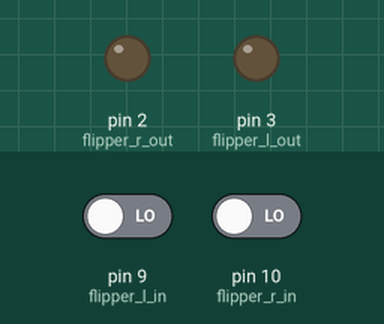
The sketch below on a simulated Arduino Mega 2560, built with avr-gcc and run on an emulated ATmega2560. Parts: output pins drawn as LEDs (lit = HIGH). Inputs (shaded band) come from the test bench; at power-on: pin 9 (flipper_l_in) LOW, pin 10 (flipper_r_in) LOW. Storage starts empty; the audio player accepts every command and is not drawn.

Above: at 1.2 s.
1.3 s: pin 9 (flipper_l_in) driven HIGH
At 2.2 s:
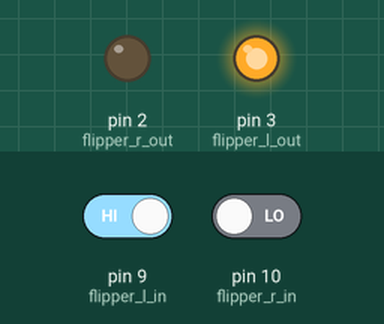
2.8 s: pin 10 (flipper_r_in) driven HIGH
At 3.3 s:
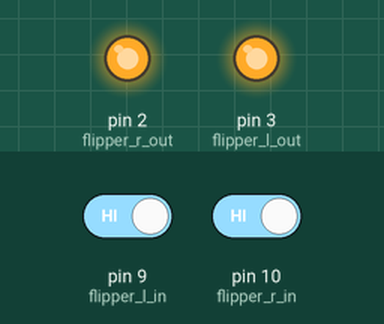
4.3 s: pin 9 (flipper_l_in) driven LOW
At 5.5 s:
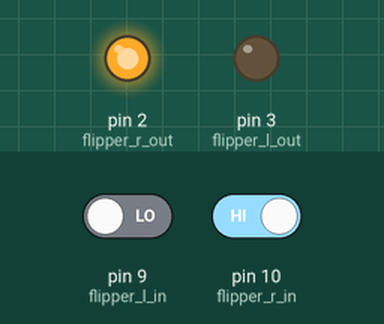
5.8 s: pin 10 (flipper_r_in) driven LOW
At 6.8 s:
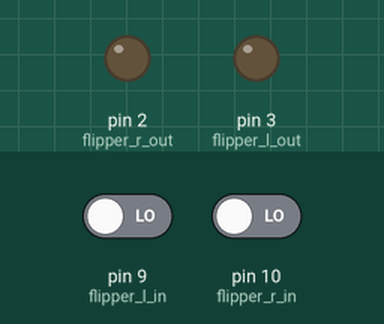
Timing chart, 0 to 8.3 s (numbered marks = the images above; inputs shaded):
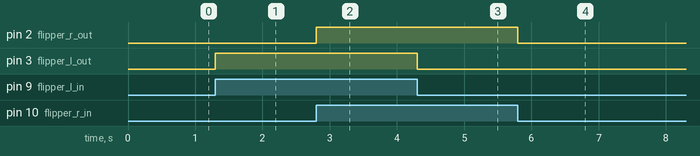

Measured:
- after the input at 1.3 s, pin 3 (flipper_l_out): LOW → HIGH at once
- after the input at 2.8 s, pin 2 (flipper_r_out): LOW → HIGH at once
- after the input at 4.3 s, pin 3 (flipper_l_out): HIGH → LOW at once
- after the input at 5.8 s, pin 2 (flipper_r_out): HIGH → LOW at once

The sketch:

ECE_484_final_individual_proj.ino
```cpp
#include <SD.h>                           //include SD module library
#include  <TMRpcm.h>                       //include speaker control library

#define  SD_ChipSelectPin 53             //define CS pin


const int flipper_r_out = 2;
const int flipper_l_out = 3;

const int flipper_r_in = 10;
const int flipper_l_in = 9;


TMRpcm tmrpcm;    //crete  an object for speaker library

unsigned long time;

unsigned long prevTime;

void setup() {

  prevTime = 0;
  pinMode(flipper_r_in, INPUT);
  pinMode(flipper_l_in, INPUT);
  pinMode(flipper_r_out, OUTPUT);
  pinMode(flipper_l_out, OUTPUT);

  tmrpcm.speakerPin  = 11;                  //define speaker pin.
                                          //you  must use pin 9 of the Arduino Uno and Nano, pin 11 of the Arduino Mega

  if (!SD.begin(SD_ChipSelectPin)) {      //see  if the card is present and can be initialized

    return;                               //don't  do anything more if not
  }

  tmrpcm.setVolume(6);                    //0  to 7
  tmrpcm.play("SOUND1.wav");         //the sound file "SOUND1"  will play each time the arduino powers up, or is reset

}

void loop() {
  //play sound at given time interval
  // unsigned long time = millis();
  // if(time > prevTime + 5000){
  //   //tmrpcm.play("SOUND1.wav");
  //   prevTime = time;
  // }
  //flipper code
  if(digitalRead(flipper_r_in) == HIGH){
    digitalWrite(flipper_r_out, HIGH);

  } else{
    digitalWrite(flipper_r_out, LOW);

  }
  if(digitalRead(flipper_l_in) == HIGH){
    digitalWrite(flipper_l_out, HIGH);
  }else{
    digitalWrite(flipper_l_out, LOW);
  }


}
```
